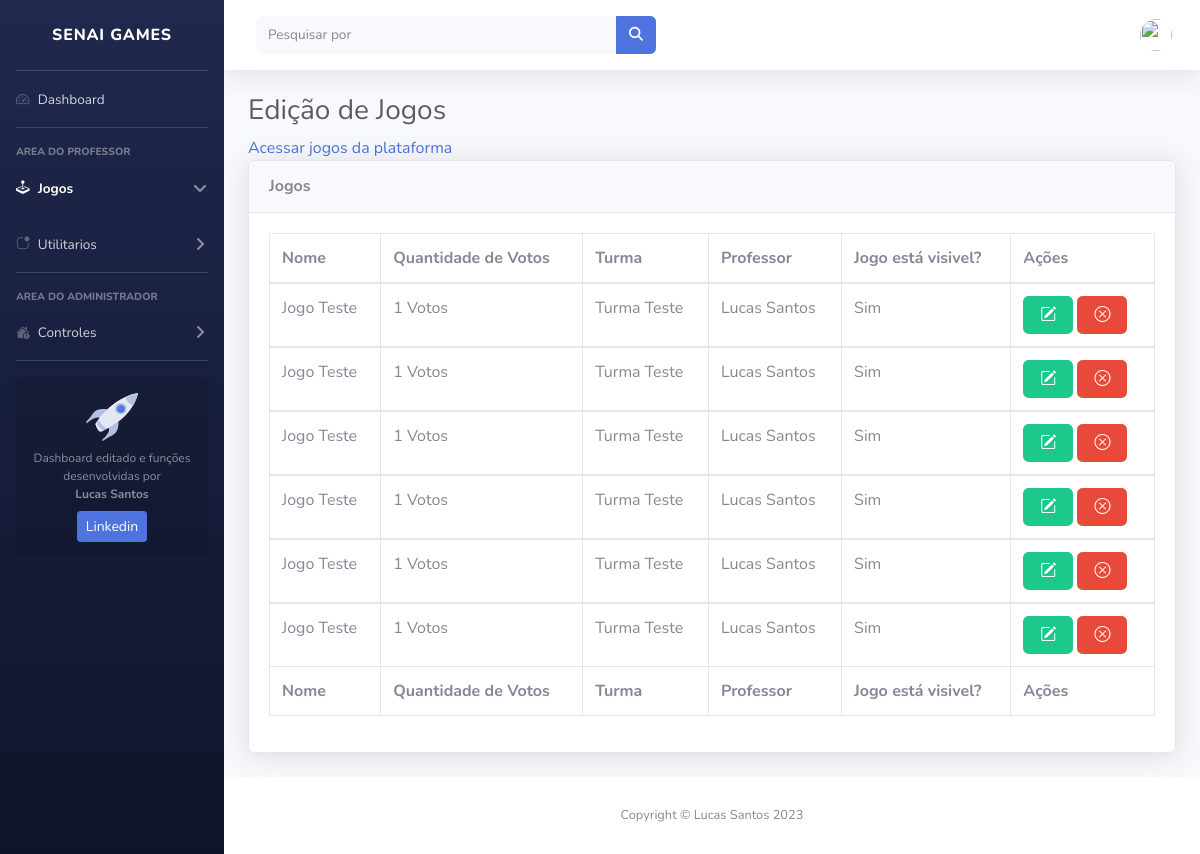
The app's page /Dashboard/Jogos_edicao.php (signed in), older data.
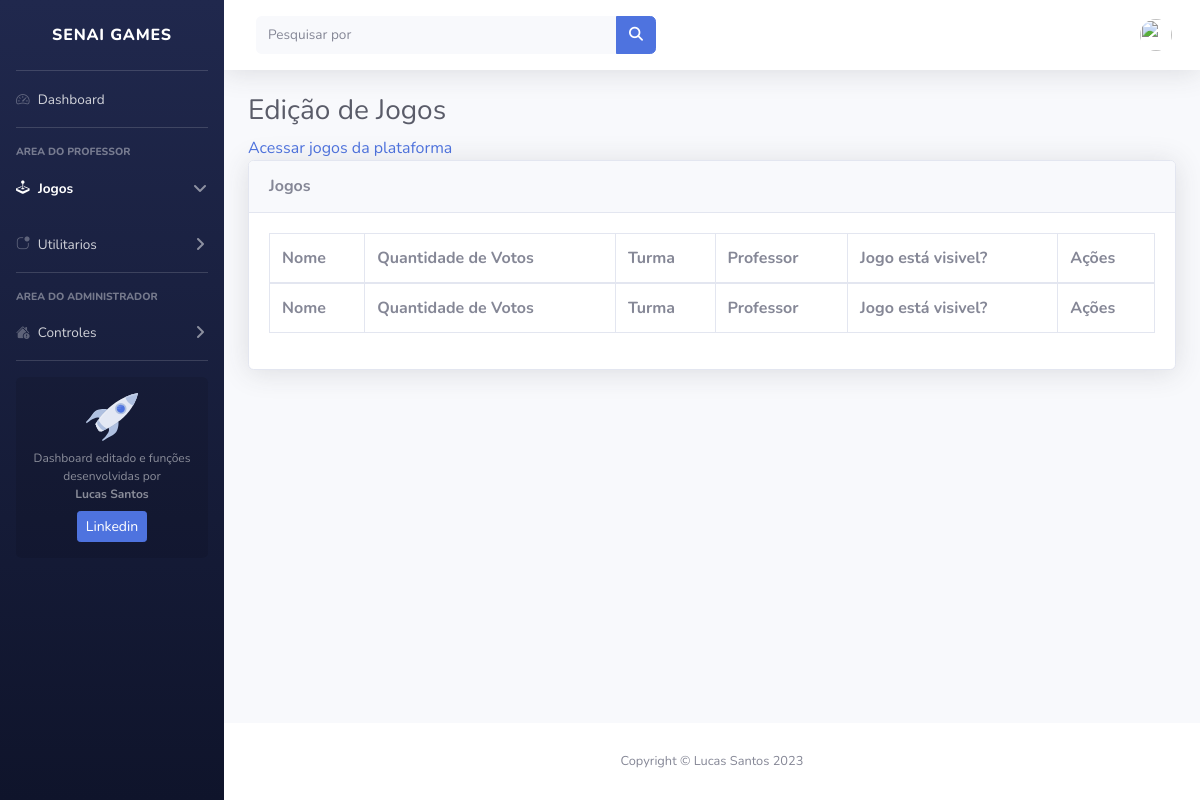
The same page, newer data.
### tables this page shows
CREATE TABLE IF NOT EXISTS `games` (
  `id` int(11) NOT NULL AUTO_INCREMENT,
  `nome_game` varchar(50) DEFAULT NULL,
  `qntd_votos` varchar(50) DEFAULT '0',
  `img_game` varchar(256) DEFAULT 'https://www.senaiac.org.br/images/2019/12/16/senai--web.jpg',
  `turma` varchar(50) DEFAULT NULL,
  `descricao` varchar(256) DEFAULT NULL,
  `link_iframe` varchar(256) DEFAULT NULL,
  `professor` varchar(50) DEFAULT NULL,
  `alunos` mediumtext DEFAULT NULL,
  `visivel` enum('Sim','Não') DEFAULT 'Não',
  `HoraDeRegistro` date DEFAULT NULL,
  PRIMARY KEY (`id`)
);

### assets/conexao/conexao.php (called while the page is built, shortened)
<?php
$servidor = "localhost";
$usuario = "root";
$senha = "";
$db = "impressa_senaigames";
$conn = mysqli_connect($servidor, $usuario, $senha, $db);
    $sql_j_games = mysqli_query($conn, "SELECT * FROM games");
?>

### Dashboard/Jogos_edicao.php (the view, shortened to what this page needs)
<?php
require_once '../assets/conexao/conexao.php';
require_once 'assets/requests/header.php';
$paginaAtiva = 'Lancar_Jogo'
?>
<body id="page-top">
    <div id="wrapper">
        <?php require_once 'assets/requests/sidebar.php'; ?>
        <div id="content-wrapper" class="d-flex flex-column">
            <div id="content">
                <?php require_once 'assets/requests/topbar.php'; ?>
                <div class="container-fluid">
                    <h1 class="h3 mb-2 text-gray-800">Edição de Jogos</h1>
                    <a target="_blank" href="../index.php">Acessar jogos da plataforma</a>
                    <div class="card shadow mb-4">
                        <div class="card-header py-3">
                            <h6 class="m-0 font-weight-bold text-secundary">Jogos</h6>
                        </div>
                        <div class="card-body">
                            <div class="table-responsive">
                                <table class="table table-bordered" id="dataTable" width="100%" cellspacing="0">
                                    <thead>
                                        <tr>
                                            <th>Nome</th>
                                            <th>Quantidade de Votos</th>
                                            <th>Turma</th>
                                            <th>Professor</th>
                                            <th>Jogo está visivel?</th>
                                            <th>Ações</th>
                                        </tr>
                                    </thead>
                                    <tfoot>
                                        <tr>
                                            <th>Nome</th>
                                            <th>Quantidade de Votos</th>
                                            <th>Turma</th>
                                            <th>Professor</th>
                                            <th>Jogo está visivel?</th>
                                            <th>Ações</th>
                                        </tr>
                                    </tfoot>
                                    <?php
                                        while($planilha_jogos = mysqli_fetch_assoc($sql_j_games)){
                                        $id = $planilha_jogos['id'];
                                        $nome = $planilha_jogos['nome_game'];
                                        $votos = $planilha_jogos['qntd_votos'];
                                        $turma = $planilha_jogos['turma'];
                                        $professor = $planilha_jogos['professor'];
                                        $jogo_visivel = $planilha_jogos['visivel'];
                                        $link = $planilha_jogos['link_iframe'];
                                        $imagem = $planilha_jogos['img_game'];
                                    ?>
                                    <tbody>
                                        <td> <?php echo $nome; ?> </td>
                                        <td> <?php echo $votos; ?> Votos </td>
                                        <td> <?php echo $turma; ?> </td>
                                        <td> <?php echo $professor; ?> </td>
                                        <td> <?php echo $jogo_visivel; ?> </td>
                                        <td>
                                            <a type="button" style='width:50px;' class="btn btn-xs btn-success" data-toggle="modal" data-target="#JogosModal"
                                            data-id="<?php echo $id; ?>"
                                            data-nome="<?php echo $nome; ?>"
                                            data-turma="<?php echo $turma; ?>"
                                            data-professor="<?php echo $professor; ?>"
                                            data-visibilidade="<?php echo $jogo_visivel; ?>"
                                            data-link="<?php echo $link; ?>"
                                            data-imagem="<?php echo $imagem; ?>"
                                            ><i class="bi bi-pencil-square" aria-hidden="true"></i></a>
                                            <a type="button" style='width:50px;' id="excluirGame_<?php echo $games_row['id']; ?>" data-nome="<?php echo $nome; ?>" data-id="<?php echo $id; ?>" class="btn btn-xs btn-danger"><i class="bi bi-x-circle" aria-hidden="true"></i> </a>
                                        </td>
                                    </tbody>
                                    <?php }?>
                                </table>
                            </div>
                        </div>
                    </div>
                </div>
            </div>
            <footer class="sticky-footer bg-white">
                <div class="container my-auto">
                    <div class="copyright text-center my-auto">
                        <span>Copyright &copy; Lucas Santos 2023</span>
                    </div>
                </div>
            </footer>
        </div>
    </div>
</body>
</html>

### Dashboard/assets/requests/header.php (shortened to what this page needs)
<!DOCTYPE html>
<html lang="pt-br">
<head>
    <link rel="stylesheet" href="https://cdn.jsdelivr.net/npm/bootstrap-icons@1.10.2/font/bootstrap-icons.css">
    <link rel="stylesheet" href="https://cdn.jsdelivr.net/npm/bootstrap@4.6.2/dist/css/bootstrap.min.css">
    <link href="assets/css/style.css" rel="stylesheet">
    <link href="assets/vendor/datatables/dataTables.bootstrap4.min.css" rel="stylesheet">
    <link rel="stylesheet" href="https://cdn.jsdelivr.net/npm/apexcharts@3.37.1/dist/apexcharts.min.css">
</head>

### Dashboard/assets/requests/sidebar.php (shortened to what this page needs)
<ul class="navbar-nav bg-gradient-primary sidebar sidebar-dark accordion" id="accordionSidebar">
    <a class="sidebar-brand d-flex align-items-center justify-content-center" href="dashboard.php">
        <div class="sidebar-brand-text mx-3">Senai Games</div>
    </a>
    <hr class="sidebar-divider my-0">
    <li <?php if ($paginaAtiva == 'Dashboard') { echo ' class="nav-item active"'; } ?> class="nav-item ">
        <a class="nav-link" href="dashboard.php">
            <i class="bi bi-speedometer2"></i>
        <span>Dashboard</span></a>
    </li>
    <hr class="sidebar-divider">
    <div class="sidebar-heading">
        Area do Professor
    </div>
    <li <?php if ($paginaAtiva == 'Lancar_Jogo') { echo ' class="nav-item active"'; } ?> class="nav-item">
        <a class="nav-link" href="#" data-toggle="collapse" data-target="#collapseTwo"
            aria-expanded="true" aria-controls="collapseTwo">
            <i class="bi bi-joystick"></i>
            <span>Jogos</span>
        </a>
    </li>
    <li <?php if ($paginaAtiva == 'Jogos_Registrados') { echo ' class="nav-item active"'; } ?> class="nav-item">
        <a class="nav-link collapsed" href="#" data-toggle="collapse" data-target="#collapseUtilities"
            aria-expanded="true" aria-controls="collapseUtilities">
            <i class="bi bi-app-indicator"></i>
            <span>Utilitarios</span>
        </a>
    </li>
    <hr class="sidebar-divider">
    <div class="sidebar-heading">
        Area do Administrador
    </div>
        <li <?php if ($paginaAtiva == 'Controle') { echo ' class="nav-item active"'; } ?> class="nav-item">
        <a class="nav-link collapsed" href="#" data-toggle="collapse" data-target="#collapseAdm"
            aria-expanded="true" aria-controls="collapseAdm">
            <i class="bi bi-house-exclamation-fill"></i>
            <span>Controles</span>
        </a>
    </li>
    <hr class="sidebar-divider d-none d-md-block">
    <div class="sidebar-card d-none d-lg-flex">
        <img class="sidebar-card-illustration mb-2" src="assets/img/undraw_rocket.svg" alt="...">
        <p class="text-center mb-2">Dashboard editado e funções desenvolvidas por <br><strong>Lucas Santos</strong> </p>
        <a class="btn btn-primary btn-sm" href="https://www.linkedin.com/in/santosluca/">Linkedin</a>
    </div>
</ul>

### Dashboard/assets/requests/topbar.php (shortened to what this page needs)
<nav class="navbar navbar-expand navbar-light bg-white topbar mb-4 static-top shadow">
    <form
        class="d-none d-sm-inline-block form-inline mr-auto ml-md-3 my-2 my-md-0 mw-100 navbar-search">
        <div class="input-group">
            <input type="text" class="form-control bg-light border-0 small" placeholder="Pesquisar por"
                aria-label="Search" aria-describedby="basic-addon2">
            <div class="input-group-append">
                <button class="btn btn-primary" type="button">
                    <i class="fas fa-search fa-sm"></i>
                </button>
            </div>
        </div>
    </form>
    <ul class="navbar-nav ml-auto">
        <li class="nav-item dropdown no-arrow">
            <a class="nav-link dropdown-toggle" href="#" id="userDropdown" role="button"
                data-toggle="dropdown" aria-haspopup="true" aria-expanded="false">
                <img class="img-profile rounded-circle"
                    src="<?php echo $_SESSION['foto']?>">
            </a>
        </li>
    </ul>
</nav>

Row changes from the older to the newer data that the page shows:
removed games: nome_game "Jogo Teste", qntd_votos "1", turma "Turma Teste", professor "Lucas Santos", visivel "Sim"
removed games: nome_game "Jogo Teste", qntd_votos "1", turma "Turma Teste", professor "Lucas Santos", visivel "Sim"
removed games: nome_game "Jogo Teste", qntd_votos "1", turma "Turma Teste", professor "Lucas Santos", visivel "Sim"
removed games: nome_game "Jogo Teste", qntd_votos "1", turma "Turma Teste", professor "Lucas Santos", visivel "Sim"
removed games: nome_game "Jogo Teste", qntd_votos "1", turma "Turma Teste", professor "Lucas Santos", visivel "Sim"
removed games: nome_game "Jogo Teste", qntd_votos "1", turma "Turma Teste", professor "Lucas Santos", visivel "Sim"
